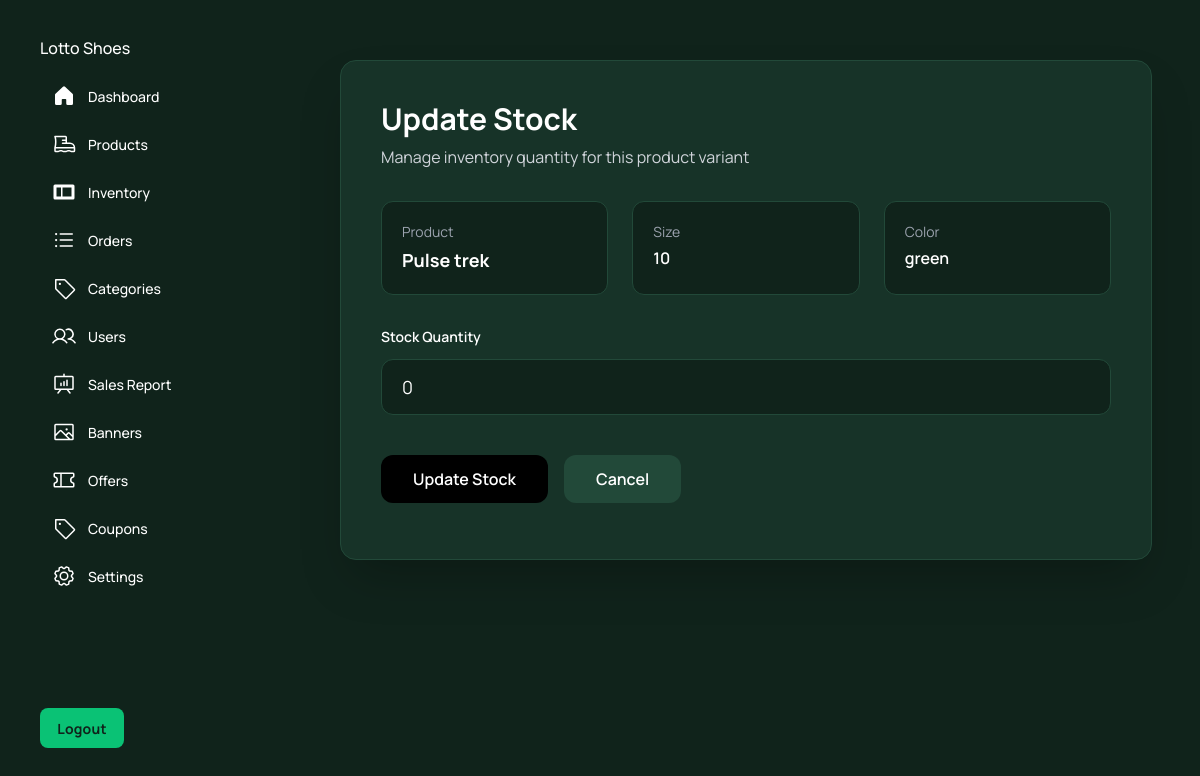
/orders/update-stock/17/ (signed in), run on the app's committed database.
### products/models.py (models this page shows, shortened)
class ProductVariant(models.Model):
    product = models.ForeignKey(Product,on_delete=models.CASCADE,related_name='variants')
    size = models.CharField(max_length=20)
    color = models.CharField(max_length=50)
    stock = models.PositiveIntegerField(default=0)
    price = models.DecimalField(max_digits=10,decimal_places=2,null=True)
    is_active = models.BooleanField(default=True)

class Product(models.Model):
    product_name = models.CharField(max_length=200, unique=True)
    slug = models.SlugField(max_length=200, unique=True)
    base_price = models.DecimalField(max_digits=10, decimal_places=2)
    description = models.TextField()
    is_listed = models.BooleanField(default=True)
    category = models.ForeignKey(Category, on_delete=models.CASCADE,related_name='products')
    image = models.ImageField(upload_to='products/')
    created_at = models.DateTimeField(auto_now_add=True)
    updated_at = models.DateTimeField(auto_now=True)
    is_deleted = models.BooleanField(default=False)
    is_available = models.BooleanField(default=True)
    is_blocked = models.BooleanField(default=False)
    offer_price = models.DecimalField(max_digits=10,decimal_places=2,null=True,blank=True)

### adminpanel/decorators.py (the view)
    def wrapper(request, *args, **kwargs):
        if not request.user.is_authenticated or not request.user.is_staff:
            messages.error(request, "You are not authorized!")
            return redirect('admin_login')
        return view_func(request, *args, **kwargs)

### orders/admin_views.py (called while the page is built)
@never_cache
@admin_required
@login_required(login_url='admin_login')
def update_stock(request, variant_id):
    variant = get_object_or_404(ProductVariant, id=variant_id)
    if request.method == 'POST':
        stock = request.POST.get('stock')
        variant.stock = stock
        variant.save()
        messages.success(request, 'Stock updated successfully')
        return redirect('inventory_management')
    context = {
        'variant': variant
    }
    return render(request, 'update_stock.html', context)

### orders/templates/update_stock.html (shortened to what this page needs)
<html>
  <head>
    <script src="https://cdn.tailwindcss.com?plugins=forms,container-queries"></script>
  </head>
  <body>
    <div
      class="relative flex h-auto min-h-screen w-full flex-col bg-[#10231b] dark group/design-root overflow-x-hidden"
      style="font-family: Manrope, &quot;Noto Sans&quot;, sans-serif"
    >
      <div class="layout-container flex h-full grow flex-col">
        <div class="gap-1 px-6 flex flex-1 justify-center py-5">
          <div class="layout-content-container flex flex-col w-72">
            <div
              class="flex h-full min-h-[700px] flex-col justify-between bg-[#10231b] p-4"
            >
              <div class="flex flex-col gap-4">
                <h1 class="text-white text-base font-medium leading-normal">
                  Lotto Shoes
                </h1>
                <div class="flex flex-col gap-2">
                  <a
                    href="{% url 'admin_dashboard'%}"
                    class="flex items-center gap-3 px-3 py-2 hover:bg-[#224939] rounded-lg transition"
                  >
                    <div
                      class="text-white"
                      data-icon="House"
                      data-size="24px"
                      data-weight="fill"
                    >
                    </div>
                    <p class="text-white text-sm font-medium leading-normal">
                      Dashboard
                    </p>
                  </a>
                  <a
                    href="{% url 'products:product_list'%}"
                    class="flex items-center gap-3 px-3 py-2 hover:bg-[#224939] rounded-lg transition"
                  >
                    <div
                      class="text-white"
                      data-icon="Boot"
                      data-size="24px"
                      data-weight="regular"
                    >
                    </div>
                    <p class="text-white text-sm font-medium leading-normal">
                      Products
                    </p>
                  </a>
                  <a
                    href="{% url 'inventory_management' %}"
                    class="flex items-center gap-3 px-3 py-2 hover:bg-[#224939] rounded-lg transition"
                  >
                    <div class="text-white">
                      <svg
                        xmlns="http://www.w3.org/2000/svg"
                        width="24px"
                        height="24px"
                        fill="currentColor"
                        viewBox="0 0 256 256"
                      >
                        <path
                          d="M224,48H32A16,16,0,0,0,16,64V192a16,16,0,0,0,16,16H224a16,16,0,0,0,16-16V64A16,16,0,0,0,224,48ZM96,176H48V80H96Zm112,0H112V80h96Z"
                        ></path>
                      </svg>
                    </div>
                    <p class="text-white text-sm font-medium leading-normal">
                      Inventory
                    </p>
                  </a>
                  <a
                    href="{% url 'admin_order_list'%}"
                    class="flex items-center gap-3 px-3 py-2 hover:bg-[#224939] rounded-lg transition"
                  >
                    <div
                      class="text-white"
                      data-icon="ListBullets"
                      data-size="24px"
                      data-weight="regular"
                    >
                    </div>
                    <p class="text-white text-sm font-medium leading-normal">
                      Orders
                    </p>
                  </a>
                  <a
                    href="{% url 'category_list' %}"
                    class="flex items-center gap-3 px-3 py-2 hover:bg-[#224939] rounded-lg transition"
                  >
                    <div
                      class="text-white"
                      data-icon="Tag"
                      data-size="24px"
                      data-weight="regular"
                    >
                    </div>
                    <p class="text-white text-sm font-medium leading-normal">
                      Categories
                    </p>
                  </a>
                  <a
                    href="{% url 'user_list' %}"
                    class="flex items-center gap-3 px-3 py-2 hover:bg-[#224939] rounded-lg transition"
                  >
                    <div class="text-white">
                    </div>
                    <p class="text-white text-sm font-medium leading-normal">
                      Users
                    </p>
                  </a>
                  <a
                    href="#"
                    class="flex items-center gap-3 px-3 py-2 hover:bg-[#224939] rounded-lg transition"
                  >
                    <div
                      class="text-white"
                      data-icon="PresentationChart"
                      data-size="24px"
                      data-weight="regular"
                    >
                    </div>
                    <p class="text-white text-sm font-medium leading-normal">
                      Sales Report
                    </p>
                  </a>
                  <a
                    href="#"
                    class="flex items-center gap-3 px-3 py-2 hover:bg-[#224939] rounded-lg transition"
                  >
                    <div
                      class="text-white"
                      data-icon="Image"
                      data-size="24px"
                      data-weight="regular"
                    >
                    </div>
                    <p class="text-white text-sm font-medium leading-normal">
                      Banners
                    </p>
                  </a>
                  <a
                    href="#"
                    class="flex items-center gap-3 px-3 py-2 hover:bg-[#224939] rounded-lg transition"
                  >
                    <div
                      class="text-white"
                      data-icon="Ticket"
                      data-size="24px"
                      data-weight="regular"
                    >
                    </div>
                    <p class="text-white text-sm font-medium leading-normal">
                      Offers
                    </p>
                  </a>
                  <a
                    href="#"
                    class="flex items-center gap-3 px-3 py-2 hover:bg-[#224939] rounded-lg transition"
                  >
                    <div
                      class="text-white"
                      data-icon="Tag"
                      data-size="24px"
                      data-weight="regular"
                    >
                    </div>
                    <p class="text-white text-sm font-medium leading-normal">
                      Coupons
                    </p>
                  </a>
                  <a
                    href="#"
                    class="flex items-center gap-3 px-3 py-2 hover:bg-[#224939] rounded-lg transition"
                  >
                    <div
                      class="text-white"
                      data-icon="Gear"
                      data-size="24px"
                      data-weight="regular"
                    >
                    </div>
                    <p class="text-white text-sm font-medium leading-normal">
                      Settings
                    </p>
                  </a>
                </div>
              </div>
              <form action="{% url 'admin_logout' %}" method="post">
                <button
                  class="flex min-w-[84px] max-w-[480px] cursor-pointer items-center justify-center overflow-hidden rounded-lg h-10 px-4 bg-[#0ac275] text-[#10231b] text-sm font-bold leading-normal tracking-[0.015em]"
                >
                  <span class="truncate">Logout</span>
                </button>
              </form>
            </div>
          </div>
          <div
             class="layout-content-container flex flex-col flex-1 w-full px-6"
          >
            <div class="w-full max-w-5xl mx-auto py-10">
 <div class="bg-[#173328] rounded-2xl shadow-2xl p-10 border border-[#224939]">
    <div class="mb-8">
      <h1 class="text-3xl font-bold text-white">
        Update Stock
      </h1>
      <p class="text-gray-300 mt-2">
        Manage inventory quantity for this product variant
      </p>
    </div>
    <div class="grid grid-cols-1 md:grid-cols-3 gap-6 mb-8">
      <div class="bg-[#10231b] rounded-xl p-5 border border-[#224939]">
        <p class="text-sm text-gray-400 mb-1">
          Product
        </p>
        <p class="font-bold text-white text-lg">
          {{ variant.product.product_name }}
        </p>
      </div>
      <div class="bg-[#10231b] rounded-xl p-5 border border-[#224939]">
        <p class="text-sm text-gray-400 mb-1">
          Size
        </p>
        <p class="font-semibold text-white">
          {{ variant.size }}
        </p>
      </div>
      <div class="bg-[#10231b] rounded-xl p-5 border border-[#224939]">
        <p class="text-sm text-gray-400 mb-1">
          Color
        </p>
        <p class="font-semibold text-white">
          {{ variant.color }}
        </p>
      </div>
    </div>
    <form method="POST" class="space-y-6">
      <div>
        <label class="block text-sm font-semibold text-white mb-3">
          Stock Quantity
        </label>
        <input
          type="number"
          name="stock"
          value="{{ variant.stock }}"
          class="w-full h-14 bg-[#10231b] border border-[#224939] text-white rounded-xl px-5 text-lg focus:ring-2 focus:ring-[#0ac275] focus:border-[#0ac275]"
          required
        />
      </div>
      <div class="flex items-center gap-4 pt-4">
        <button
          type="submit"
          class="bg-black hover:bg-gray-800 transition text-white px-8 h-12 rounded-xl font-semibold"
        >
          Update Stock
        </button>
        <a
          href="{% url 'inventory_management' %}"
         class="bg-[#224939] hover:bg-[#2b5b47] transition text-white px-8 h-12 rounded-xl font-semibold flex items-center"
        >
          Cancel
        </a>
      </div>
    </form>
  </div>
</div>
          </div>
        </div>
      </div>
    </div>
  </body>
</html>

### data on the page
ProductVariant: product.product_name "Pulse trek", size "10", color "green", stock "0"
